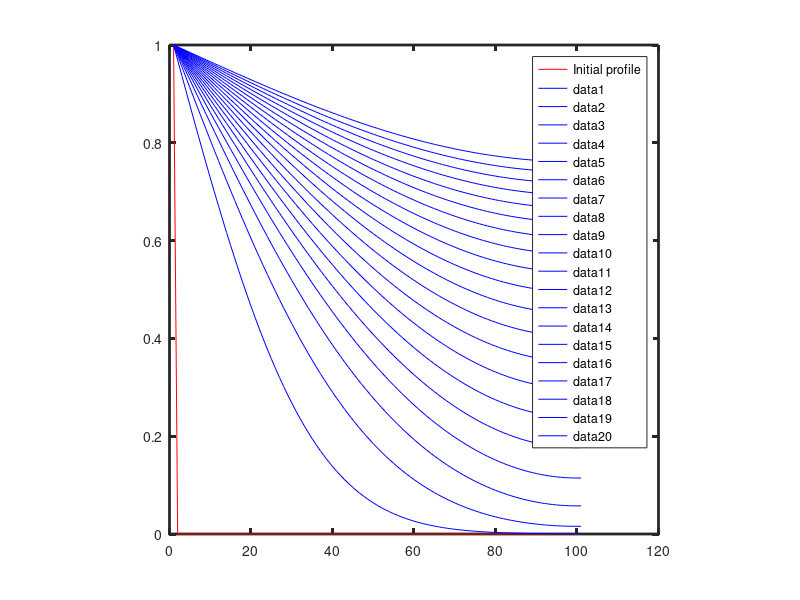

Reproduce this figure in MATLAB.
#explicit methods
#clean the figure and clear all the data
clf
clear all
#define the parameter
delt = 0.1;
delx = 0.5;
D = 1.0;

alpha = D*delt/(delx*delx);

#Set the initial profile
c = zeros(101,1);
c(1) = 1.0;

#plot the in initial profile
plot(c, 'r-;Initial profile;');
#get handle
ax = gca;

set(ax,"linewidth", 2.0);
axis("square");

#plot future plots

hold on

for k = 1:20
  for j=1:500
    for i=2:100
      c(i) = c(i)*(1-2*alpha) + alpha*(c(i-1)+c(i+1));
    endfor
    c(101) = c(i)*(1-2*alpha) + 2*alpha*(c(i-1));
  endfor
  plot(c, 'b')
endfor

#save figure
#print -depsc ExplicitNoflux.epss